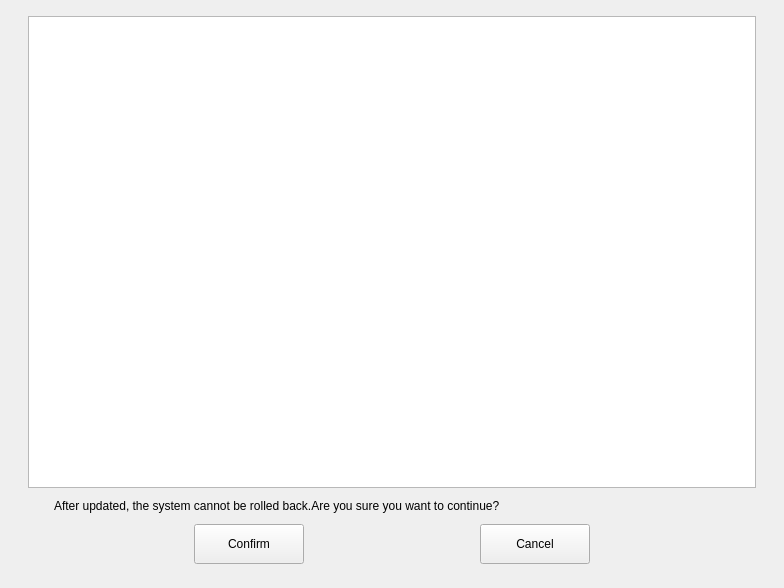
<?xml version="1.0" encoding="UTF-8"?>
<ui version="4.0">
 <class>DepsDialog</class>
 <widget class="QWidget" name="DepsDialog">
  <property name="geometry">
   <rect>
    <x>0</x>
    <y>0</y>
    <width>784</width>
    <height>588</height>
   </rect>
  </property>
  <property name="windowTitle">
   <string>Form</string>
  </property>
  <layout class="QVBoxLayout" name="verticalLayout">
   <property name="spacing">
    <number>0</number>
   </property>
   <property name="leftMargin">
    <number>4</number>
   </property>
   <property name="topMargin">
    <number>4</number>
   </property>
   <property name="rightMargin">
    <number>4</number>
   </property>
   <property name="bottomMargin">
    <number>4</number>
   </property>
   <item>
    <widget class="KiranColorBlock" name="widget" native="true">
     <property name="minimumSize">
      <size>
       <width>0</width>
       <height>100</height>
      </size>
     </property>
     <layout class="QVBoxLayout" name="verticalLayout_2" stretch="0,0,0">
      <property name="spacing">
       <number>10</number>
      </property>
      <property name="leftMargin">
       <number>24</number>
      </property>
      <property name="topMargin">
       <number>12</number>
      </property>
      <property name="rightMargin">
       <number>24</number>
      </property>
      <property name="bottomMargin">
       <number>20</number>
      </property>
      <item>
       <widget class="CustomPlainTextEdit" name="textBrowser">
        <property name="minimumSize">
         <size>
          <width>500</width>
          <height>300</height>
         </size>
        </property>
       </widget>
      </item>
      <item>
       <layout class="QHBoxLayout" name="horizontalLayout_2">
        <property name="spacing">
         <number>10</number>
        </property>
        <item>
         <widget class="KiranIcon" name="icon_tip" native="true">
          <property name="minimumSize">
           <size>
            <width>16</width>
            <height>16</height>
           </size>
          </property>
          <property name="maximumSize">
           <size>
            <width>16</width>
            <height>16</height>
           </size>
          </property>
         </widget>
        </item>
        <item>
         <widget class="QLabel" name="label_3">
          <property name="text">
           <string>After updated, the system cannot be rolled back.Are you sure you want to continue?</string>
          </property>
         </widget>
        </item>
       </layout>
      </item>
      <item>
       <layout class="QHBoxLayout" name="horizontalLayout">
        <property name="spacing">
         <number>10</number>
        </property>
        <item>
         <spacer name="horizontalSpacer_3">
          <property name="orientation">
           <enum>Qt::Horizontal</enum>
          </property>
          <property name="sizeHint" stdset="0">
           <size>
            <width>40</width>
            <height>20</height>
           </size>
          </property>
         </spacer>
        </item>
        <item>
         <widget class="QPushButton" name="btn_confirm">
          <property name="minimumSize">
           <size>
            <width>110</width>
            <height>40</height>
           </size>
          </property>
          <property name="maximumSize">
           <size>
            <width>110</width>
            <height>40</height>
           </size>
          </property>
          <property name="text">
           <string>Confirm</string>
          </property>
         </widget>
        </item>
        <item>
         <spacer name="horizontalSpacer">
          <property name="orientation">
           <enum>Qt::Horizontal</enum>
          </property>
          <property name="sizeHint" stdset="0">
           <size>
            <width>40</width>
            <height>20</height>
           </size>
          </property>
         </spacer>
        </item>
        <item>
         <widget class="QPushButton" name="btn_cancel">
          <property name="minimumSize">
           <size>
            <width>110</width>
            <height>40</height>
           </size>
          </property>
          <property name="maximumSize">
           <size>
            <width>110</width>
            <height>40</height>
           </size>
          </property>
          <property name="text">
           <string>Cancel</string>
          </property>
         </widget>
        </item>
        <item>
         <spacer name="horizontalSpacer_4">
          <property name="orientation">
           <enum>Qt::Horizontal</enum>
          </property>
          <property name="sizeHint" stdset="0">
           <size>
            <width>40</width>
            <height>20</height>
           </size>
          </property>
         </spacer>
        </item>
       </layout>
      </item>
     </layout>
    </widget>
   </item>
  </layout>
 </widget>
 <customwidgets>
  <customwidget>
   <class>KiranIcon</class>
   <extends>QWidget</extends>
   <header>/usr/include/kiranwidgets-qt5/kiran-icon.h</header>
   <container>1</container>
  </customwidget>
  <customwidget>
   <class>KiranColorBlock</class>
   <extends>QWidget</extends>
   <header location="global">kiran-color-block.h</header>
   <container>1</container>
  </customwidget>
  <customwidget>
   <class>CustomPlainTextEdit</class>
   <extends>QPlainTextEdit</extends>
   <header location="global">widgets/custom-plain-text-edit.h</header>
  </customwidget>
 </customwidgets>
 <resources/>
 <connections/>
</ui>
